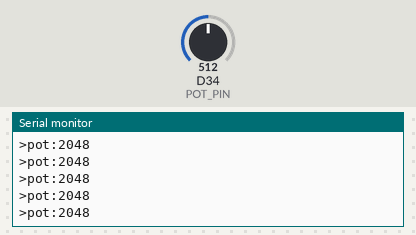
Recording of a sketch running on a simulated Arduino Due. On the bench: the last lines printed to the serial monitor. The inputs (shaded band) are chosen by the test bench; at power-on: D34 (POT_PIN) = 512 (analog values on the 0–1023 scale).

Above: at 1.2 s.
1.3 s: D34 (POT_PIN) set to 716
At 1.31 s:
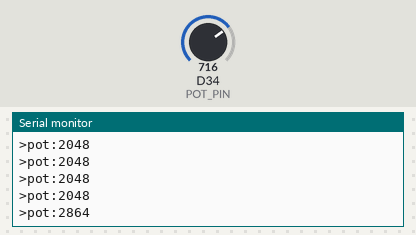
2.8 s: D34 (POT_PIN) set to 900
At 2.81 s:
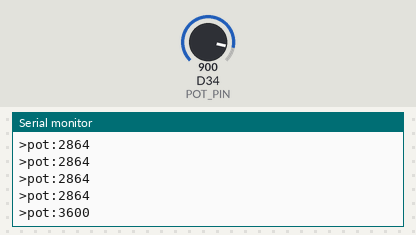
Timing chart, 0 to 5.8 s (numbered marks = the images above; inputs shaded):
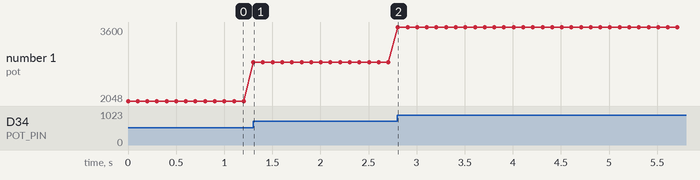

Measured:
- after the input at 1.3 s, the serial monitor: prints a new line at once (image 1)
- after the input at 2.8 s, the serial monitor: prints a new line at once (image 2)
- plotted number 1: 2048 → 2864 after the input at 1.3 s, 2864 → 3600 after the input at 2.8 s

The sketch:

A3_Serial_Plotter_Teleplot.ino
```cpp
#include <Arduino.h>

// ---------- Hardware ----------
#define POT_PIN         34          // potentiometer wiper (ends to 3.3 V and GND)

// ---------- Timing ----------
#define SAMPLE_EVERY_MS 100

void setup() {
  Serial.begin(115200);
  analogReadResolution(12);
}

void loop() {
  int potValue = analogRead(POT_PIN);
  Serial.print(">pot:");            // Teleplot format: >name:value
  Serial.println(potValue);
  delay(SAMPLE_EVERY_MS);
}
```
